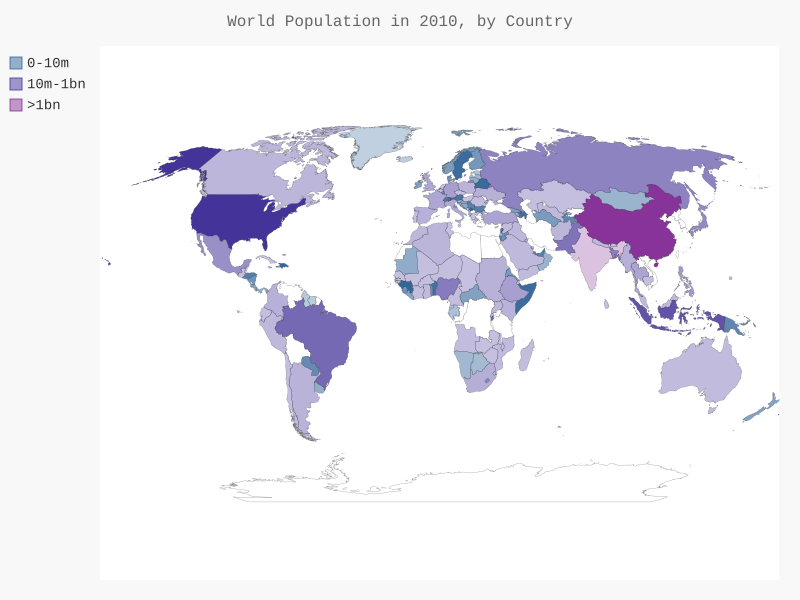

Python code for this plot:
import json

import pygal_maps_world.maps

from pygal.style import RotateStyle as RS, LightColorizedStyle as LCS

from country_codes import get_country_code

# 将数据加载到一个列表中
filename = 'population_data.json'
with open(filename) as f:
    pop_data = json.load(f)

# 创建一个包含人口数量的字典
cc_populations = {}
for pop_dict in pop_data:
    if pop_dict['Year'] == '2010':
        country_name = pop_dict['Country Name']
        population = int(float(pop_dict['Value']))
        code = get_country_code(country_name)
        if code:
            cc_populations[code] = population

# 根据人口数量将所有国家分成三组
cc_pops_1, cc_pops_2, cc_pops_3 = {}, {}, {}
for cc, pop in cc_populations.items():
    if pop < 10000000:
        cc_pops_1[cc] = pop
    elif pop < 1000000000:
        cc_pops_2[cc] = pop
    else:
        cc_pops_3[cc] = pop

# 看看每组分别包含多少个国家
print(len(cc_pops_1), len(cc_pops_2), len(cc_pops_3))

wm_style = RS('#336699', base_style=LCS)
wm = pygal_maps_world.maps.World(style=wm_style)
wm.title = 'World Population in 2010, by Country'
wm.add('0-10m', cc_pops_1)
wm.add('10m-1bn', cc_pops_2)
wm.add('>1bn', cc_pops_3)

wm.render_to_file('world_population.svg')
